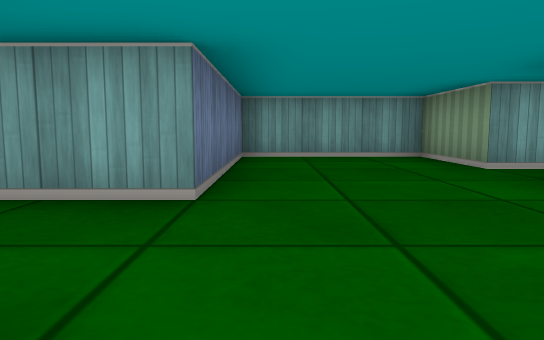
View 1 (above)

15 first-person views from a walk through a cub3D ray-caster map. The camera is about half as high as the walls, tilts 6° down and sees 70° across. The floor is counted in squares. Each view is taken from the middle of a square. On the plan, view 1 faces up. The plan holds only what a view shows up to about 9 squares ahead; the rest is blank.

View 2
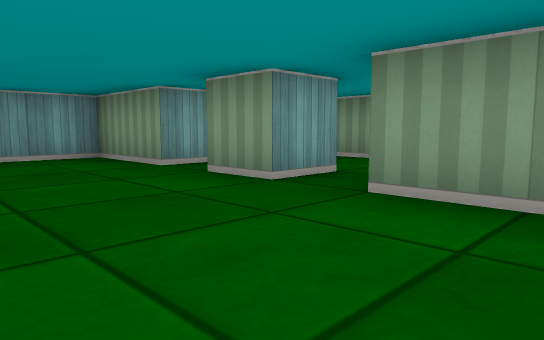

View 3
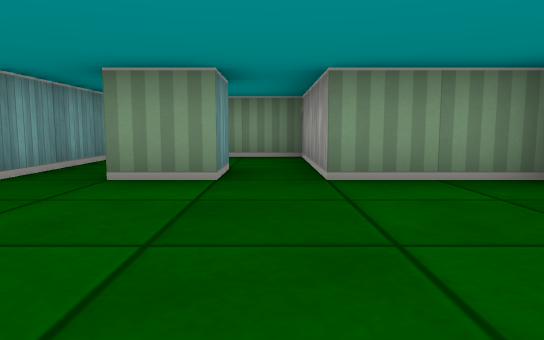

View 4
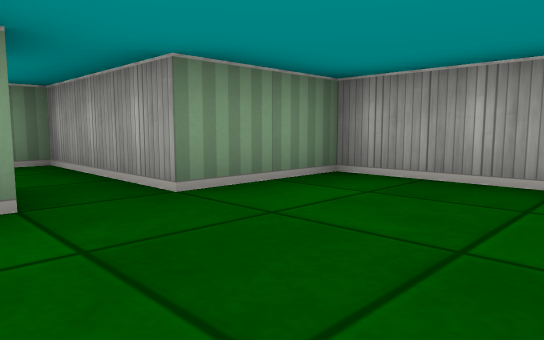

View 5
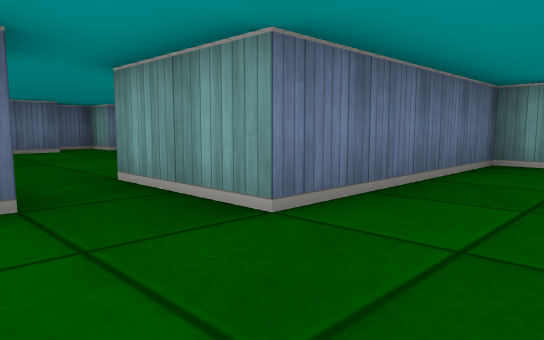

View 6
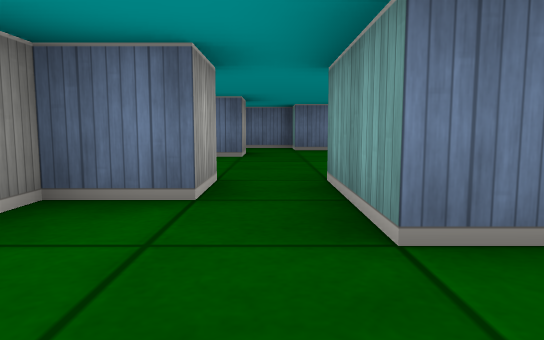

View 7
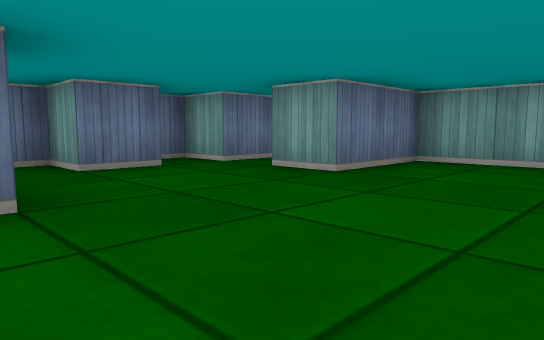

View 8
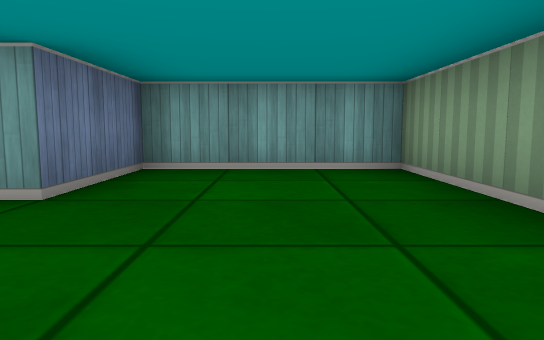

View 9
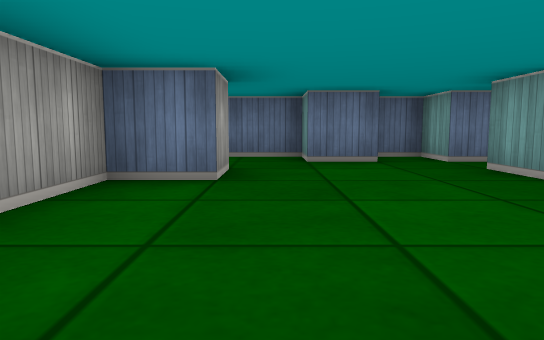

View 10
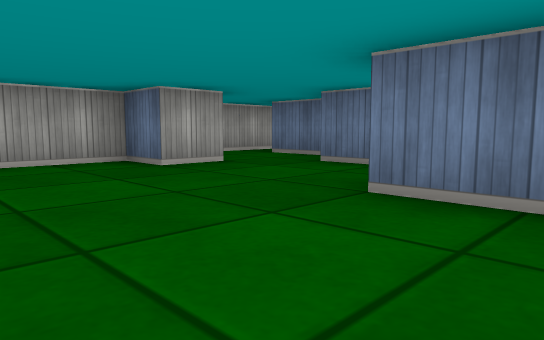

View 11
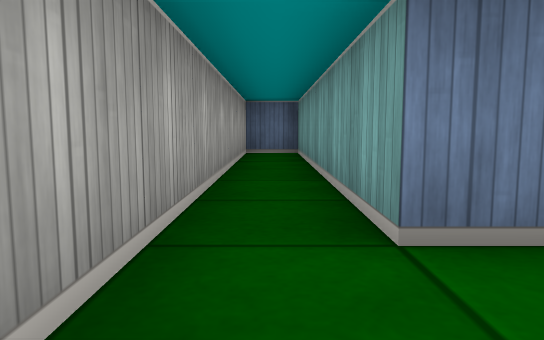

View 12
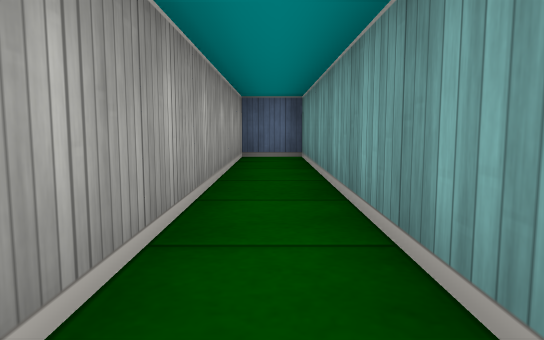

View 13
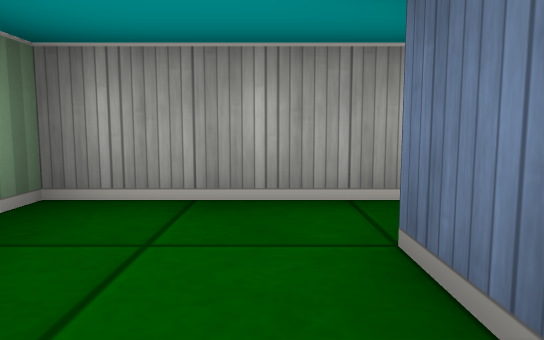

View 14
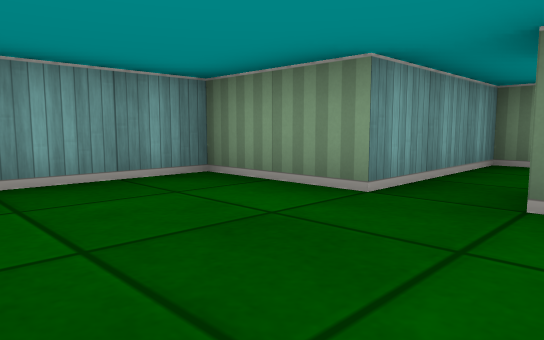

View 15
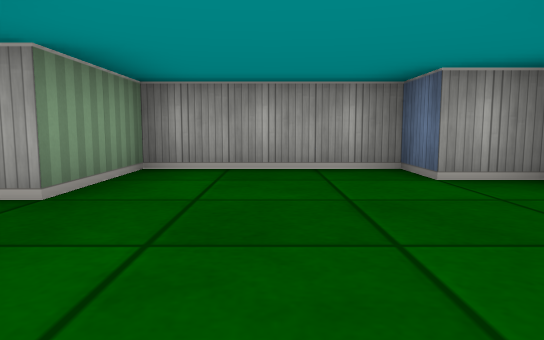

### Floor plan
Points are (right, up) in squares from view 1. A wall is a line through its corners. A room is listed if a view was taken in it or the views show most of it. See-through windows are left out.
Room 1 (views 1, 2, 3, 4, 5, 6, 9, 14, 15)
walls: (3.6, 2.5) (2.5, 2.5) (2.5, 3.5); (-2.5, 1.5) (-1.5, 1.5) (-1.5, 0.5) (-0.5, 0.5) (-0.5, -0.5) (2.5, -0.5) (2.5, 1.5) (5.5, 1.5) (5.5, 4.5) (2.5, 4.5) (2.5, 6.5) (-0.5, 6.5) (-0.5, 2.5) (-2.5, 2.5)
ways out: opening at (-2, 2) to room 2
Room 2 (views 7, 8, 10, 13)
walls: (-6.6, 1.5) (-5.5, 1.5) (-5.5, 0.5) (-3.9, 0.5); (-7.5, 3.6) (-7.5, 2.5) (-8.5, 2.5) (-8.5, 1.5); (-2.5, 4) (-2.5, 6.5) (-5.5, 6.5) (-5.5, 4.5) (-6.5, 4.5); (-7.5, 5.5) (-7.5, 4.5) (-8.5, 4.5) (-8.5, 3.8)
ways out: opening at (-2, 2) to room 1; opening at (-7.5, 1) to room 3; opening at (-7, 5)
Room 3 (views 11, 12)
walls: (-8.5, 1.5) (-8.5, 0.5) (-14.5, 0.5) (-14.5, -0.5) (-6.5, -0.5) (-6.5, 0)
ways out: opening at (-7.5, 1) to room 2

Where each view was taken, in squares from view 1:
view 1: 0 up, 0 right, facing up
view 2: 0 up, 0 right, facing up-right
view 3: 2 up, 1 left, facing right
view 4: 3 up, 0 right, facing down-right
view 5: 1 up, 1 right, facing up-left
view 6: 2 up, 1 right, facing left
view 7: 1 up, 3 left, facing up-left
view 8: 2 up, 4 left, facing up
view 9: 2 up, 2 left, facing left
view 10: 6 up, 3 left, facing down-left
view 11: 0 up, 7 left, facing left
view 12: 0 up, 8 left, facing left
view 13: 2 up, 8 left, facing down
view 14: 3 up, 0 right, facing up-right
view 15: 4 up, 1 right, facing down
